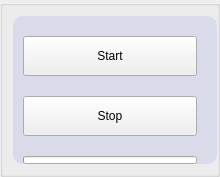
    <widget class="ISTAR::GUI::GroupBox" name="sideGroup">
     <property name="minimumSize">
      <size>
       <width>220</width>
       <height>0</height>
      </size>
     </property>
     <property name="maximumSize">
      <size>
       <width>220</width>
       <height>16777215</height>
      </size>
     </property>
     <layout class="QVBoxLayout" name="sideOuter">
      <property name="spacing">
       <number>0</number>
      </property>
      <property name="leftMargin">
       <number>10</number>
      </property>
      <property name="topMargin">
       <number>10</number>
      </property>
      <property name="rightMargin">
       <number>0</number>
      </property>
      <property name="bottomMargin">
       <number>10</number>
      </property>
      <item>
       <widget class="QWidget" name="contentWidget" native="true">
        <property name="styleSheet">
         <string>QWidget#contentWidget{background-color:#D9DBEB;border-radius:10px;}</string>
        </property>
        <layout class="QVBoxLayout" name="btnLayout">
         <property name="spacing">
          <number>20</number>
         </property>
         <property name="leftMargin">
          <number>10</number>
         </property>
         <property name="topMargin">
          <number>20</number>
         </property>
         <property name="rightMargin">
          <number>20</number>
         </property>
         <property name="bottomMargin">
          <number>0</number>
         </property>
         <item>
          <widget class="ISTAR::GUI::EffectButton" name="btn_Start">
           <property name="minimumSize">
            <size>
             <width>0</width>
             <height>40</height>
            </size>
           </property>
           <property name="text">
            <string>Start</string>
           </property>
          </widget>
         </item>
         <item>
          <widget class="ISTAR::GUI::EffectButton" name="btn_Stop">
           <property name="enabled">
            <bool>true</bool>
           </property>
           <property name="minimumSize">
            <size>
             <width>0</width>
             <height>40</height>
            </size>
           </property>
           <property name="text">
            <string>Stop</string>
           </property>
          </widget>
         </item>
         <item>
          <widget class="QProgressBar" name="pb_Process">
           <property name="minimumSize">
            <size>
             <width>0</width>
             <height>8</height>
            </size>
           </property>
           <property name="maximumSize">
            <size>
             <width>16777215</width>
             <height>8</height>
            </size>
           </property>
           <property name="visible">
            <bool>false</bool>
           </property>
           <property name="value">
            <number>0</number>
           </property>
           <property name="textVisible">
            <bool>false</bool>
           </property>
          </widget>
         </item>
         <item>
          <spacer name="verticalSpacer">
           <property name="orientation">
            <enum>Qt::Vertical</enum>
           </property>
           <property name="sizeHint" stdset="0">
            <size>
             <width>0</width>
             <height>0</height>
            </size>
           </property>
          </spacer>
         </item>
        </layout>
       </widget>
      </item>
     </layout>
    </widget>
